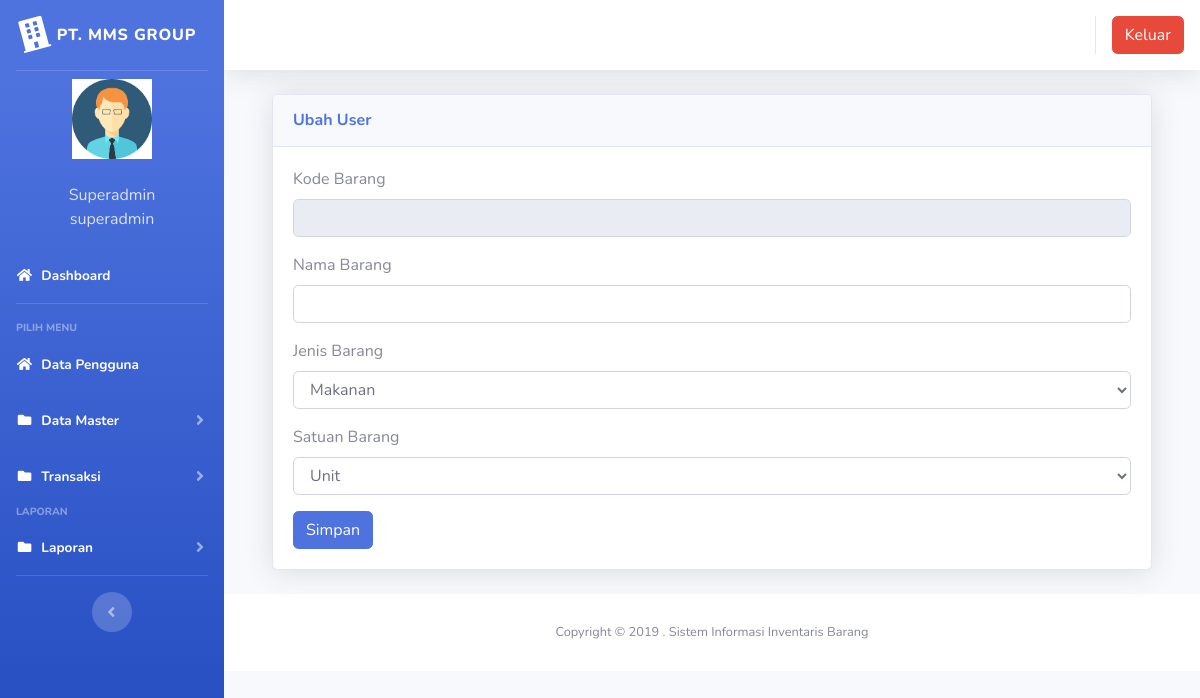
Before: /index3.php?page=gudang&aksi=ubahgudang&kode_barang=BAR-1122001 (signed in) with the older database file.
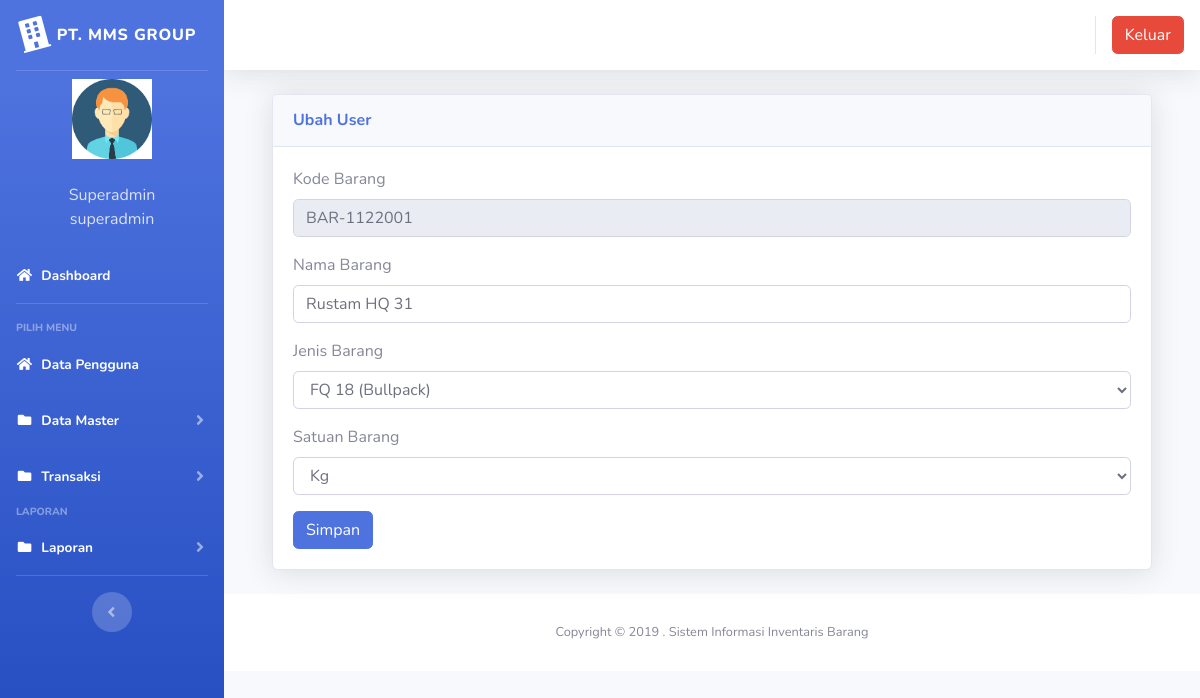
After: the same page with the newer database file.
### tables this page shows
CREATE TABLE `gudang` (
  `id` int(11) NOT NULL,
  `kode_barang` varchar(100) NOT NULL,
  `nama_barang` varchar(100) NOT NULL,
  `jenis_barang` varchar(100) NOT NULL,
  `jumlah` double NOT NULL,
  `satuan` varchar(100) NOT NULL
);

### page/gudang/ubahgudang.php (the view, shortened to what this page needs)
<?php
 $kode_barang = $_GET['kode_barang'];
 $sql2 = $koneksi->query("select * from gudang where kode_barang = '$kode_barang'");
 $tampil = $sql2->fetch_assoc();
 ?>
  <div class="container-fluid">
          <div class="card shadow mb-4">
            <div class="card-header py-3">
              <h6 class="m-0 font-weight-bold text-primary">Ubah User</h6>
            </div>
            <div class="card-body">
              <div class="table-responsive">
							<div class="body">
							<form method="POST" enctype="multipart/form-data">
							<label for="">Kode Barang</label>
                            <div class="form-group">
                               <div class="form-line">
                                  <input type="text" name="kode_barang" class="form-control" id="kode_barang" value="<?php echo $tampil['kode_barang']; ?>" readonly />
							</div>
                            </div>
							<label for="">Nama Barang</label>
                            <div class="form-group">
                               <div class="form-line">
                                <input type="text" name="nama_barang" value="<?php echo $tampil['nama_barang']; ?>" class="form-control" />
							</div>
                            </div>
						<label for="">Jenis Barang</label>
                            <div class="form-group">
                               <div class="form-line">
                                <select name="jenis_barang" value="<?php echo $tampil['jenis_barang'];?>" class="form-control" />
								<?php
								$sql = $koneksi -> query("select * from jenis_barang order by id");
								while ($data=$sql->fetch_assoc()) {
									echo "<option value='$data[id].$data[jenis_barang]'>$data[jenis_barang]</option>";
								}
								?>
							</div>
                            </div>
							<label for="">Satuan Barang</label>
                            <div class="form-group">
                               <div class="form-line">
                                <select name="satuan" value="<?php echo $tampil['satuan'];?>" class="form-control" />
								<?php
								$sql = $koneksi -> query("select * from satuan order by id");
								while ($data=$sql->fetch_assoc()) {
									echo "<option value='$data[id].$data[satuan]'>$data[satuan]</option>";
								}
								?>
							</div>
                            </div>
							<input type="submit" name="simpan" value="Simpan" class="btn btn-primary">
							</form>

Changed rows visible on the page:
added gudang: kode_barang "BAR-1122001", nama_barang "Rustam HQ 31"
Other visible differences:
form field jenis_barang: "Makanan" → "FQ 18 (Bullpack)"
form field satuan: "Unit" → "Kg"
